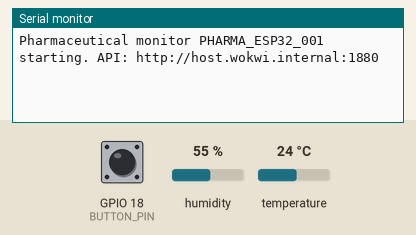
The program below on a simulated ESP32. Shown: the last lines printed to the serial monitor. The test bench sets the inputs (shaded band); at power-on: GPIO 18 (BUTTON_PIN) HIGH, humidity 55 %, temperature 24 °C (analog values on the 0–4095 scale). WiFi joins after 1.5 s; servers stay silent unless stated; uploads are accepted with an empty reply; the local clock reads 2024-03-15 10:24:30 at power-on unless the program sets it.

Above: at 1.2 s.
1.3 s: GPIO 18 (BUTTON_PIN) pulled LOW for 0.15 s
At 3.6 s:
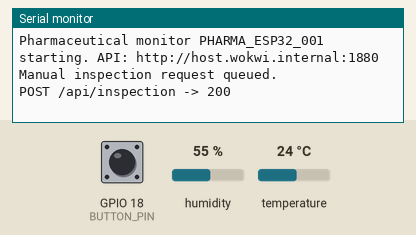
4.0 s: humidity set to 22 %
At 10.8 s:
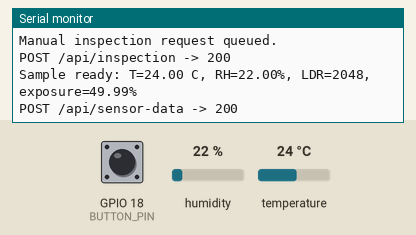

The program:

main.cpp
```cpp
#include <Arduino.h>
#include <DHTesp.h>
#include <HTTPClient.h>
#include <WiFi.h>
#include <WiFiClientSecure.h>
#include <time.h>
#include <deque>
#include <cstring>

#if __has_include("config.h")
#include "config.h"
#else
#define WIFI_SSID "Wokwi-GUEST"
#define WIFI_PASSWORD ""
#define API_BASE_URL "http://host.wokwi.internal:1880"
#define API_BEARER_TOKEN ""
#define API_TLS_ROOT_CA ""
#define DEVICE_ID "PHARMA_ESP32_001"
#define READING_INTERVAL_MS 10000UL
#define WIFI_RETRY_INTERVAL_MS 5000UL
#define HTTP_TIMEOUT_MS 3000
#define MAX_RETRY_MS 60000UL
#endif

namespace {
constexpr uint8_t DHT_PIN = 15;
constexpr uint8_t LDR_PIN = 34;
constexpr uint8_t BUTTON_PIN = 18;
constexpr uint32_t BUTTON_DEBOUNCE_MS = 40;
constexpr uint32_t NTP_RESYNC_MS = 600000UL;

DHTesp dht;
uint32_t lastReadingAt = 0;
uint32_t lastWifiAttemptAt = 0;
uint32_t lastNtpSyncAt = 0;
uint32_t lastButtonEdgeAt = 0;
struct PendingRequest {
  String payload;
  uint32_t retryAt;
  uint32_t backoffMs;
};
constexpr size_t MAX_QUEUED_READINGS = 20;
constexpr size_t MAX_QUEUED_INSPECTIONS = 10;
std::deque<PendingRequest> sensorQueue;
std::deque<PendingRequest> inspectionQueue;
bool rawButtonPressed = false;
bool stableButtonPressed = false;
bool sensorPending = false;
bool inspectionPending = false;
String pendingSensorPayload;
String pendingInspectionPayload;

String makeTimestamp() {
  const time_t now = time(nullptr);
  if (now < 1700000000) return String();
  struct tm utc;
  gmtime_r(&now, &utc);
  char buffer[25];
  strftime(buffer, sizeof(buffer), "%Y-%m-%dT%H:%M:%SZ", &utc);
  return String(buffer);
}

bool validReading(float temperature, float humidity, int lightRaw) {
  return isfinite(temperature) && temperature >= -40.0F && temperature <= 80.0F &&
         isfinite(humidity) && humidity >= 0.0F && humidity <= 100.0F &&
         lightRaw >= 0 && lightRaw <= 4095;
}

String escapedJson(const char *text) {
  String result;
  for (const char *cursor = text; *cursor; ++cursor) {
    if (*cursor == '"' || *cursor == '\\') result += '\\';
    if (*cursor == '\n') result += "\\n";
    else if (*cursor == '\r') result += "\\r";
    else result += *cursor;
  }
  return result;
}

void buildSensorPayload(bool inspectionRequested) {
  const TempAndHumidity sample = dht.getTempAndHumidity();
  const int lightRaw = analogRead(LDR_PIN);
  if (dht.getStatus() != DHTesp::ERROR_NONE || !validReading(sample.temperature, sample.humidity, lightRaw)) {
    Serial.printf("Sensor reading rejected: %s, T=%.2f C, RH=%.2f%%, LDR=%d\n",
                  dht.getStatusString(), sample.temperature, sample.humidity, lightRaw);
    return;
  }

  // This normalized estimate is a dashboard proxy, not a calibrated lux value.
  // The Wokwi photoresistor module's AO voltage falls as illumination rises.
  const float lightPercentage = 100.0F * (1.0F - static_cast<float>(lightRaw) / 4095.0F);
  String payload = "{\"device_id\":\"" DEVICE_ID "\",\"temperature\":";
  payload += String(sample.temperature, 2);
  payload += ",\"humidity\":" + String(sample.humidity, 2);
  payload += ",\"light_raw\":" + String(lightRaw);
  payload += ",\"light_percentage\":" + String(lightPercentage, 2);
  const String timestamp = makeTimestamp();
  if (!timestamp.isEmpty()) payload += ",\"timestamp\":\"" + timestamp + "\"";
  payload += inspectionRequested ? ",\"inspection_requested\":true}" : ",\"inspection_requested\":false}";
  if (sensorQueue.size() >= MAX_QUEUED_READINGS) {
    sensorQueue.pop_front();
    Serial.println("Sensor retry queue full; dropped its oldest unsent sample.");
  }
  sensorQueue.push_back({payload, millis(), 1000});
  Serial.printf("Sample ready: T=%.2f C, RH=%.2f%%, LDR=%d, exposure=%.2f%%\n",
                sample.temperature, sample.humidity, lightRaw, lightPercentage);
}

void queueInspection() {
  const String note = "Inspection requested using ESP32 push button";
  String payload = "{\"device_id\":\"" DEVICE_ID "\",\"source\":\"physical_button\",\"notes\":\"";
  payload += escapedJson(note.c_str());
  payload += "\"}";
  if (inspectionQueue.size() >= MAX_QUEUED_INSPECTIONS) {
    inspectionQueue.pop_front();
    Serial.println("Inspection retry queue full; dropped its oldest unsent request.");
  }
  inspectionQueue.push_back({payload, millis(), 1000});
  Serial.println("Manual inspection request queued.");
}

int postJson(const String &path, const String &payload) {
  if (WiFi.status() != WL_CONNECTED) return 0;
  HTTPClient http;
  const String url = String(API_BASE_URL) + path;
  int status = -1;
  String response;
  const auto configureHeaders = [&http]() {
    http.setTimeout(HTTP_TIMEOUT_MS);
    http.addHeader("Content-Type", "application/json");
    http.addHeader("Accept", "application/json");
    if (strlen(API_BEARER_TOKEN) > 0) http.addHeader("Authorization", String("Bearer ") + API_BEARER_TOKEN);
  };
  if (url.startsWith("https://")) {
    if (strlen(API_TLS_ROOT_CA) == 0) {
      Serial.println("HTTPS is configured without API_TLS_ROOT_CA; refusing an unverified TLS connection.");
      return -1;
    }
    WiFiClientSecure client;
    client.setCACert(API_TLS_ROOT_CA);
    if (!http.begin(client, url)) {
      Serial.printf("HTTPS setup failed for %s\n", url.c_str());
      return -1;
    }
    configureHeaders();
    status = http.POST(payload);
    response = http.getString();
    http.end();
  } else {
    WiFiClient client;
    if (!http.begin(client, url)) {
      Serial.printf("HTTP setup failed for %s\n", url.c_str());
      return -1;
    }
    configureHeaders();
    status = http.POST(payload);
    response = http.getString();
    http.end();
  }
  if (status >= 200 && status < 300) {
    Serial.printf("POST %s -> %d %s\n", path.c_str(), status, response.c_str());
    return status;
  }
  Serial.printf("POST %s failed -> %d %s\n", path.c_str(), status, response.c_str());
  return status;
}

void retrySoon(PendingRequest &request) {
  request.retryAt = millis() + request.backoffMs;
  request.backoffMs = min(request.backoffMs * 2U, static_cast<uint32_t>(MAX_RETRY_MS));
}

void sendPending() {
  const uint32_t now = millis();
  if (!sensorQueue.empty() && static_cast<int32_t>(now - sensorQueue.front().retryAt) >= 0) {
    const int status = postJson("/api/sensor-data", sensorQueue.front().payload);
    if (status >= 200 && status < 300) sensorQueue.pop_front();
    else retrySoon(sensorQueue.front());
  }
  if (!inspectionQueue.empty() && static_cast<int32_t>(now - inspectionQueue.front().retryAt) >= 0) {
    const int status = postJson("/api/inspection", inspectionQueue.front().payload);
    if (status >= 200 && status < 300) inspectionQueue.pop_front();
    else retrySoon(inspectionQueue.front());
  }
}

void updateButton(uint32_t now) {
  const bool pressed = digitalRead(BUTTON_PIN) == LOW;
  if (pressed != rawButtonPressed) {
    rawButtonPressed = pressed;
    lastButtonEdgeAt = now;
  }
  if ((now - lastButtonEdgeAt) >= BUTTON_DEBOUNCE_MS && rawButtonPressed != stableButtonPressed) {
    stableButtonPressed = rawButtonPressed;
    if (stableButtonPressed) queueInspection();
  }
}

void maintainWifi(uint32_t now) {
  if (WiFi.status() == WL_CONNECTED) {
    if (lastNtpSyncAt == 0 || now - lastNtpSyncAt >= NTP_RESYNC_MS) {
      configTime(0, 0, "pool.ntp.org", "time.nist.gov");
      lastNtpSyncAt = now;
    }
    return;
  }
  if (now - lastWifiAttemptAt >= WIFI_RETRY_INTERVAL_MS) {
    lastWifiAttemptAt = now;
    Serial.printf("Wi-Fi disconnected; retrying SSID '%s'\n", WIFI_SSID);
    WiFi.disconnect();
    WiFi.begin(WIFI_SSID, WIFI_PASSWORD, 6);
  }
}
}  // namespace

void setup() {
  Serial.begin(115200);
  pinMode(BUTTON_PIN, INPUT_PULLUP);
  analogReadResolution(12);
  dht.setup(DHT_PIN, DHTesp::DHT22);
  WiFi.mode(WIFI_STA);
  WiFi.setAutoReconnect(true);
  WiFi.begin(WIFI_SSID, WIFI_PASSWORD, 6);
  configTime(0, 0, "pool.ntp.org", "time.nist.gov");
  Serial.printf("Pharmaceutical monitor %s starting. API: %s\n", DEVICE_ID, API_BASE_URL);
}

void loop() {
  const uint32_t now = millis();
  maintainWifi(now);
  updateButton(now);

  if (now - lastReadingAt >= READING_INTERVAL_MS) {
    lastReadingAt = now;
    buildSensorPayload(false);
  }
  sendPending();
  yield();
}
```

config.example.h
```cpp
#pragma once

// Copy this file to config.h and edit values for the target network.
// Wokwi users can keep WIFI_SSID as Wokwi-GUEST and WIFI_PASSWORD empty.
#define WIFI_SSID "Wokwi-GUEST"
#define WIFI_PASSWORD ""

// For the Wokwi private gateway / VS Code extension, the local host is exposed
// to the simulated ESP32 as host.wokwi.internal. For a physical device use the
// reachable LAN address of the Node-RED host (for example http://192.168.1.20:1880).
#define API_BASE_URL "http://host.wokwi.internal:1880"

// Optional bearer token checked by the backend on sensor ingestion.
// Keep this out of source control. An empty value disables the Authorization header.
#define API_BEARER_TOKEN ""

// For HTTPS endpoints, paste the trusted server CA certificate as a PEM string.
// Leave empty for private-gateway/local HTTP. TLS verification is never disabled.
#define API_TLS_ROOT_CA ""

#define DEVICE_ID "PHARMA_ESP32_001"
#define READING_INTERVAL_MS 10000UL
#define WIFI_RETRY_INTERVAL_MS 5000UL
#define HTTP_TIMEOUT_MS 3000
#define MAX_RETRY_MS 60000UL
```

Measured:
- after the input at 1.3 s, the serial monitor: prints a new line at once (image 1)
- after the input at 4.0 s, the serial monitor: prints a new line after 6.0 s (image 2)
